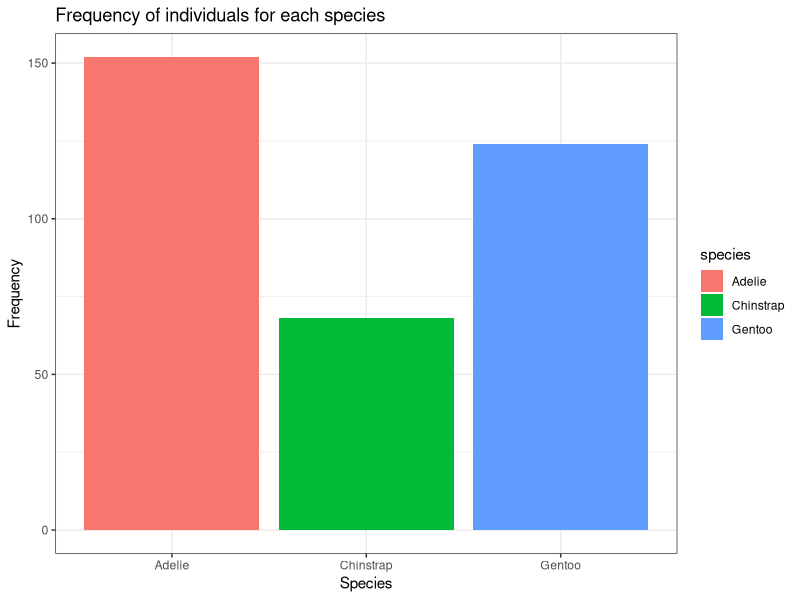
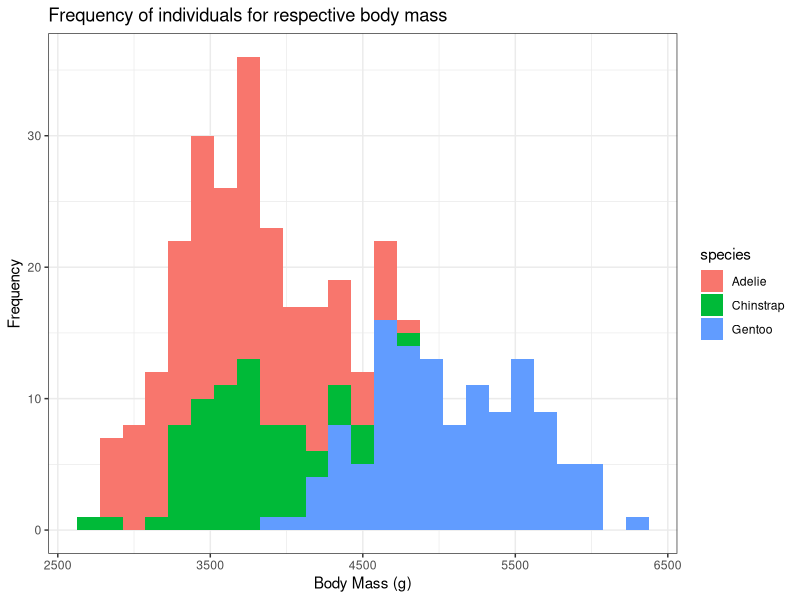
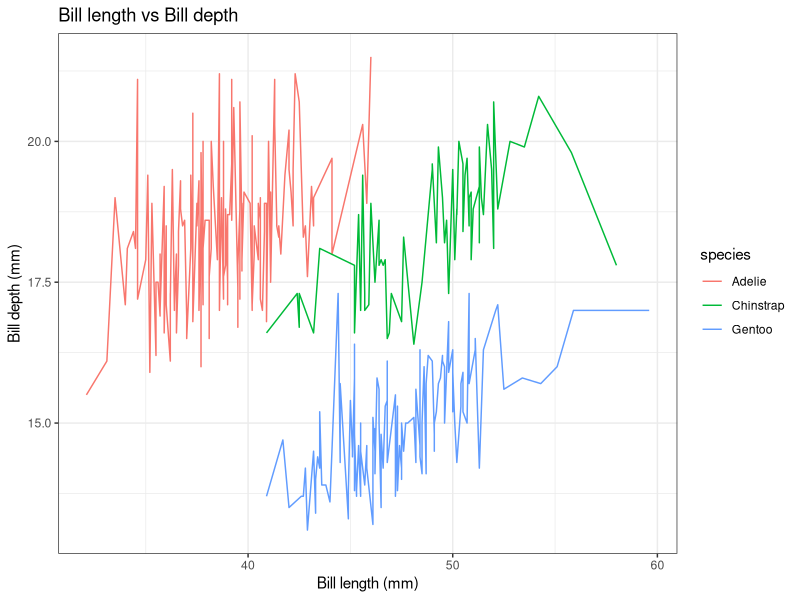
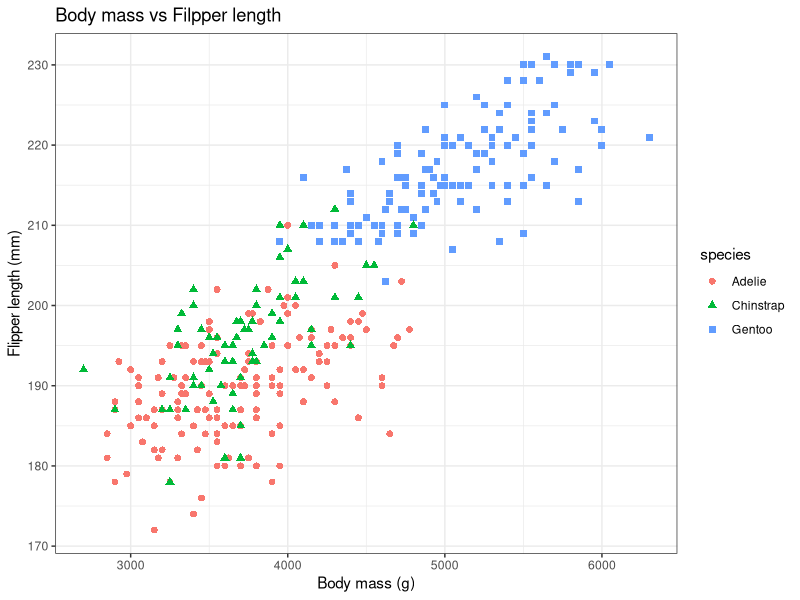
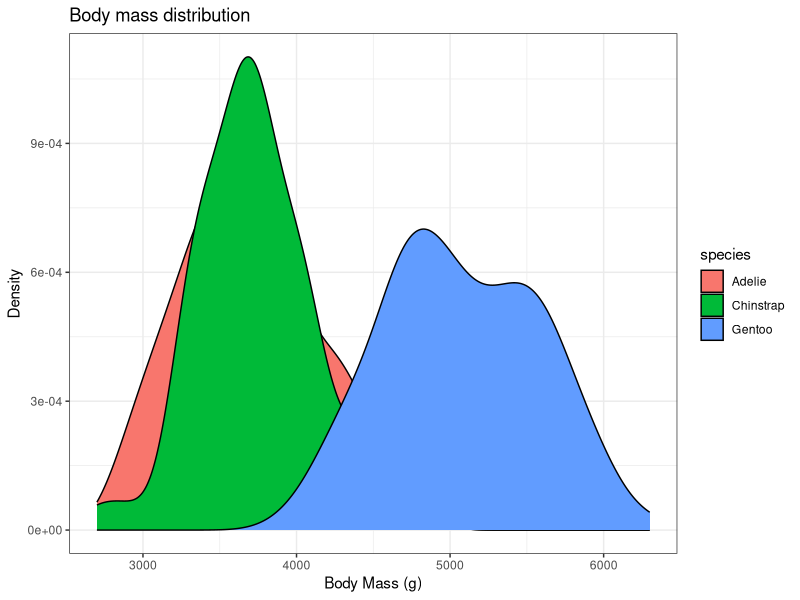
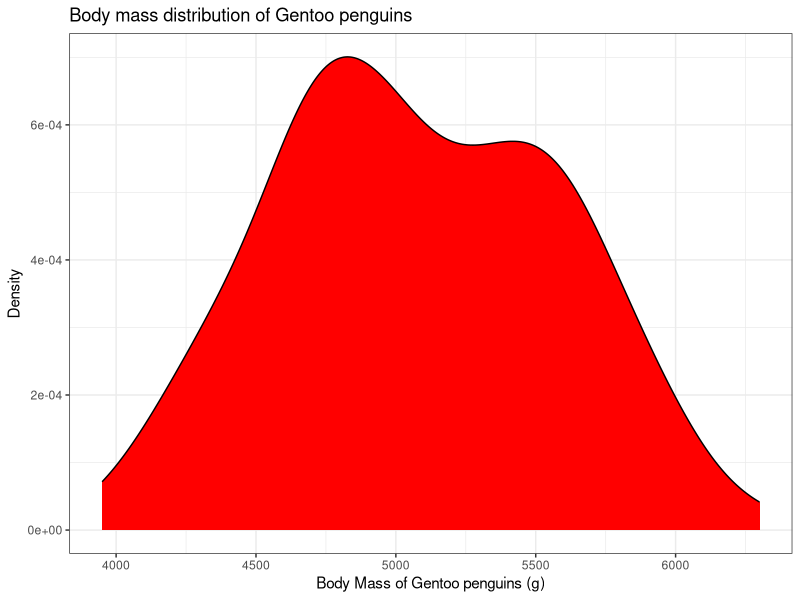
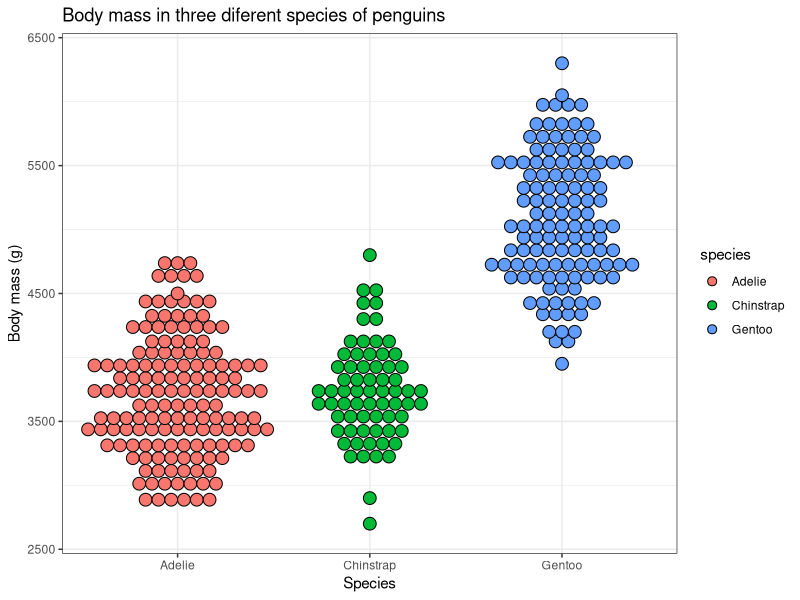
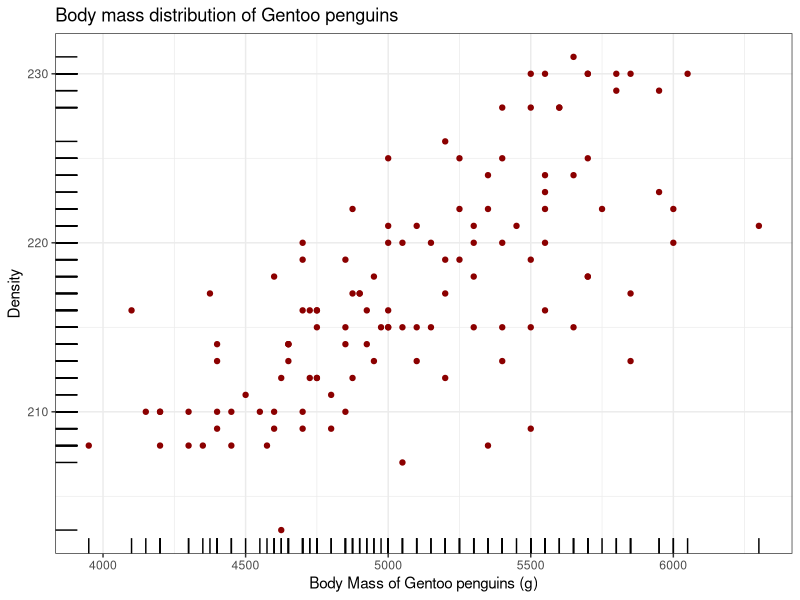

Write R code to recreate these figures, in order.
## ---- chunk 1
library(palmerpenguins)
head(penguins)
## ---- chunk 2
library(ggplot2)
library(palmerpenguins)

ggplot(data = penguins, aes(x = species, fill = species)) + 
  xlab("Species") + ylab("Frequency") + 
  ggtitle("Frequency of individuals for each species") + 
  geom_bar() + theme_bw()
## ---- chunk 3
#| warning: true
library(ggplot2)
library(palmerpenguins)

ggplot(data = penguins, aes(x = body_mass_g, fill = species)) + 
  xlab("Body Mass (g)") + ylab("Frequency") + 
  ggtitle("Frequency of individuals for respective body mass") + 
  geom_histogram(bins = 25) + theme_bw()
## ---- chunk 4
library(ggplot2)
library(palmerpenguins)

ggplot(data = penguins, aes(x = bill_length_mm, 
                            y = bill_depth_mm, colour = species)) + 
  xlab("Bill length (mm)") + ylab("Bill depth (mm)") + 
  ggtitle("Bill length vs Bill depth") + geom_line() + theme_bw()
## ---- chunk 5
library(ggplot2)
library(palmerpenguins)

ggplot(data = penguins, aes(x = body_mass_g, y = flipper_length_mm, 
                            shape = species, colour = species)) + 
  xlab("Body mass (g)") + ylab("Flipper length (mm)") + 
  ggtitle("Body mass vs Filpper length") + geom_point(size = 2) + theme_bw()
## ---- chunk 6
library(ggplot2)
library(palmerpenguins)

ggplot(data = penguins, aes(x = body_mass_g, fill = species)) + 
  xlab("Body Mass (g)") + ylab("Density") + ggtitle("Body mass distribution") + 
  geom_density() + theme_bw()
## ---- chunk 7
library(ggplot2)
library(palmerpenguins)
library(dplyr)

penguins_gentoo <- penguins %>% filter(species == "Gentoo")

ggplot(data = penguins_gentoo, aes(x = body_mass_g)) + 
  xlab("Body Mass of Gentoo penguins (g)") + ylab("Density") + 
  ggtitle("Body mass distribution of Gentoo penguins") + 
  geom_density(fill = "red") + theme_bw()
## ---- chunk 8
library(ggplot2)
library(palmerpenguins)

ggplot(data = penguins, aes(x = species, y = body_mass_g, fill = species)) + 
  xlab("Species") + ylab("Body mass (g)") + 
  ggtitle("Body mass in three diferent species of penguins") + 
  geom_dotplot(binaxis = "y", stackdir = "center", binwidth = 100) + theme_bw()
## ---- chunk 9
library(ggplot2)
library(palmerpenguins)
library(dplyr)

penguins_gentoo <- penguins %>% filter(species == "Gentoo")

ggplot(data = penguins_gentoo, aes(x = body_mass_g, y = flipper_length_mm)) + 
  xlab("Body Mass of Gentoo penguins (g)") + ylab("Density") + 
  ggtitle("Body mass distribution of Gentoo penguins") + 
  geom_point(colour = "darkred") + geom_rug() + theme_bw()
## ---- chunk 10
library(ggplot2)
library(palmerpenguins)

ggplot(data = penguins, aes(x = species, y = body_mass_g, colour = species)) + 
  xlab("Species") + ylab("Body mass (g)") + 
  ggtitle("Body mass in three diferent species of penguins") + geom_boxplot() + 
  theme_bw()
## ---- chunk 11
library(ggplot2)
library(palmerpenguins)

ggplot(data = penguins, aes(x = species, y = body_mass_g, fill = species)) + 
  xlab("Species") + ylab("Body mass (g)") + 
  ggtitle("Body mass in three diferent species of penguins") + 
  geom_violin(aes(colour = species), trim = TRUE) + geom_boxplot(width = 0.2) +
  theme_bw()
## ---- chunk 12
#| echo: false
Sys.time()
